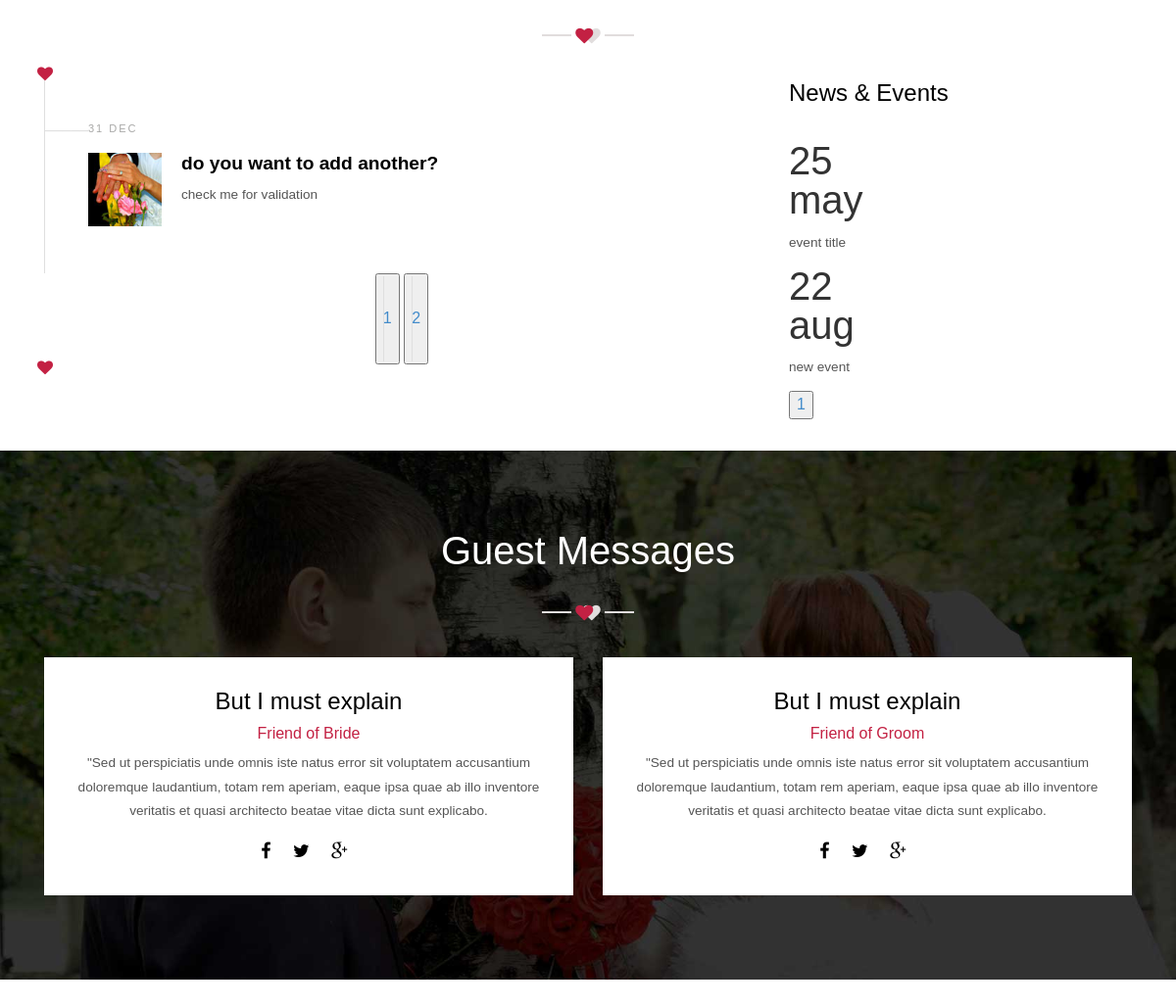
The app's page /?page2=2 (lower part), older data.
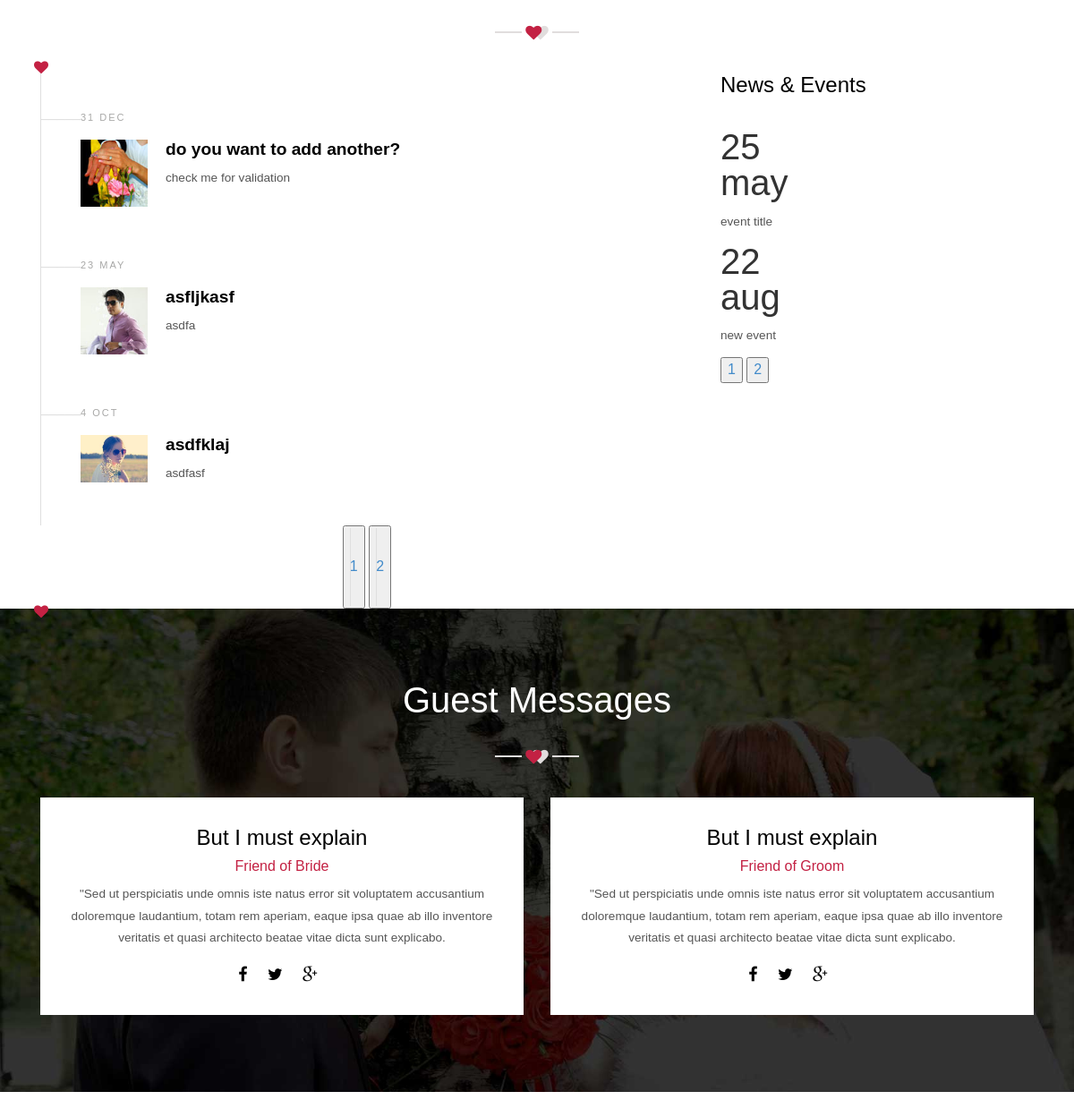
The same page, newer data.
### home/models.py (models this page shows, shortened)
class SuccessStory(models.Model):
    story_name = models.CharField(max_length=50)
    date = models.CharField(max_length=25)
    story = models.TextField()
    image = models.ImageField(upload_to='images/',default='images/7.jpg')

class NewEvent(models.Model):
    eventname = models.CharField(max_length=100)
    date = models.CharField(max_length=15)

### home/views.py (the view)
# urls.py: path('',home,name='home'),
def home(request):
    eventlist = NewEvent.objects.all()
    storylist = SuccessStory.objects.all()
    events = Paginator(eventlist,2)
    stories = Paginator(storylist,3)
    page_number1 = request.GET.get('page1')
    try:
        event_obj = events.page(page_number1)
    except PageNotAnInteger:
        event_obj = events.page(1)
    except EmptyPage:
        event_obj = events.page(events.num_pages)
    page_number2 = request.GET.get('page2')
    try:
        story_obj = stories.page(page_number2)
    except PageNotAnInteger:
        story_obj = stories.page(1)
    except EmptyPage:
        story_obj = stories.page(stories.num_pages)
    context = {
        "events": event_obj,
        "stories": story_obj
    }
    return render(request,'index.html',context)

### home/templates/index.html (shortened to what this page needs)
{% load static %}
<!DOCTYPE HTML>
<html>
<head>
<link href="{% static 'css/bootstrap-3.1.1.min.css' %}" rel='stylesheet' type='text/css' />
<link href="{% static 'css/style.css'%}" rel='stylesheet' type='text/css' />
<link href="{% static 'css/font-awesome.css' %}" rel="stylesheet">
</head>
<body>
<div class="grid_2">
	<div class="container">
       	<div class="heart-divider">
			<span class="grey-line"></span>
			<i class="fa fa-heart pink-heart"></i>
			<i class="fa fa-heart grey-heart"></i>
			<span class="grey-line"></span>
        </div>
        <div class="row_1">
	     <div class="col-md-8 suceess_story">
	         <ul>
         {% for story in stories %}
         <li>
              <div class="suceess_story-date">
              <span class="entry-1">{{ story.date }}</span>
            </div>
            <div class="suceess_story-content-container">
              <figure class="suceess_story-content-featured-image">
                <img width="75" height="75" src="{{story.image.url}}" class="img-responsive" alt=""/>
                </figure>
              <div class="suceess_story-content-info">
                    <h4><a href="#">{{ story.story_name }}</a></h4>
                    <p>{{ story.story }}</p>
                  </div>
              </div>
          </li>
         {% endfor %}
          </ul>
          <center>
            <ul>
              {% for page in stories.paginator.page_range %}
                    <button ><li><a href="?page2={{ page }}">{{ page }}</a></li></button>
              {% endfor %}
            </ul>
          </center>
	    </div>
	    <div class="col-md-4 row_1-right">
	      <h3>News & Events</h3>
          {% for event in events %}
              <div class="box_1">
              <div class="extra-wrap">
              <div class="post-meta">
                <span class="day">
                <time datetime="2014-05-25T10:15:43+00:00">{{event.date}}</time>
                </span>
              </div>
              <div class="clearfix"> </div>
              <div class="post-content">{{event.eventname}}</div>
              </div>
          {% endfor %}
            <ul>
              {% for page in events.paginator.page_range %}
                    <button ><li><a href="?page1={{ page }}">{{ page }}</a></li></button>
              {% endfor %}
            </ul>
	        </div>
	     </div>
	   </div>
	  </div>
    </div>
    <div class="bg">
		<div class="container">
			<h3>Guest Messages</h3>
			<div class="heart-divider">
				<span class="grey-line"></span>
				<i class="fa fa-heart pink-heart"></i>
				<i class="fa fa-heart grey-heart"></i>
				<span class="grey-line"></span>
            </div>
            <div class="col-sm-6">
            	<div class="bg_left">
            		<h4>But I must explain</h4>
            		<h5>Friend of Bride</h5>
            		<p>"Sed ut perspiciatis unde omnis iste natus error sit voluptatem accusantium doloremque laudantium, totam rem aperiam, eaque ipsa quae ab illo inventore veritatis et quasi architecto beatae vitae dicta sunt explicabo.</p>
            	   <ul class="team-socials">
                    <li><a href="#"><span class="icon-social "><i class="fa fa-facebook"></i></span></a></li>
                    <li><a href="#"><span class="icon-social "><i class="fa fa-twitter"></i></span></a></li>
                    <li><a href="#"><span class="icon-social"><i class="fa fa-google-plus"></i></span></a></li>
                   </ul>
            	</div>
            </div>
            <div class="col-sm-6">
            	<div class="bg_left">
            		<h4>But I must explain</h4>
            		<h5>Friend of Groom</h5>
            		<p>"Sed ut perspiciatis unde omnis iste natus error sit voluptatem accusantium doloremque laudantium, totam rem aperiam, eaque ipsa quae ab illo inventore veritatis et quasi architecto beatae vitae dicta sunt explicabo.</p>
            	   <ul class="team-socials">
                    <li><a href="#"><span class="icon-social "><i class="fa fa-facebook"></i></span></a></li>
                    <li><a href="#"><span class="icon-social "><i class="fa fa-twitter"></i></span></a></li>
                    <li><a href="#"><span class="icon-social"><i class="fa fa-google-plus"></i></span></a></li>
                   </ul>
            	</div>
            </div>
            <div class="clearfix"> </div>
		</div>
	</div>

### home/static/css/style.css (style rules this page uses)
h4, h5, h6, h1, h2, h3 { margin-top: 0; }
ul, ol { margin: 0; }
p { margin: 0; }
html, body { font-family: 'Ubuntu', sans-serif; font-size: 100%; background:#fff; }
body a { transition:0.5s all; -webkit-transition:0.5s all; -moz-transition:0.5s all; -o-transition:0.5s all; -ms-transition:0.5s all; }
.heart-divider { height: 100%; width: 100%; margin:2em auto; text-align: center; }
.grey-line { width: 30px; height: 8px; display: inline-block; border-top: solid 2px #e1dddd; }
.pink-heart { color:#c32143; font-size: 18px; position: relative; z-index: 3; }
.grey-heart { color: #e1dddd; font-size: 18px; margin-left: -15px; position: relative; z-index: 2; }
.suceess_story { position: relative; }
.suceess_story:before, .suceess_story:after { content: "\f004"; color:#c32143; font-family: "FontAwesome"; position: absolute; left: 8px; top: -18px; z-index: 10; }
.suceess_story:before, .suceess_story:after { color:#c32143; }
.suceess_story ul { list-style-type: none; position: relative; margin: 0; padding: 0; }
.suceess_story ul li:first-child { padding-top: 2rem; }
.suceess_story ul li { padding-bottom: 2rem; position: relative; margin: 0; }
.suceess_story-date { line-height: 2; margin-bottom: 0.625rem; position: relative; }
.suceess_story-content-container, .suceess_story-date { margin-left: 2.813rem; }
.suceess_story-content-container { overflow: hidden; }
.suceess_story-content-featured-image { margin-right: 1.25rem; margin-bottom: 1rem; }
.suceess_story-date:before { content: "_____"; color: #DFDFDF; position: absolute; left: -44px; top: -4px; }
.suceess_story-content-featured-image, .suceess_story-content-featured-image img { float: left; }
.suceess_story ul li:after { bottom: 0; border-left: 1px solid; color: #DFDFDF; content: ""; position: absolute; top: 0; left: 0; height: 100%; }
.suceess_story:after { bottom: -15px; top: inherit; }
.entry-1 { color: #a8a8a7; font-size:11px; letter-spacing: 2px; margin: 0 0 1.25rem; text-transform: uppercase; }
.suceess_story-content-info h4 { font-weight:600; font-size:1.2em; }
.suceess_story-content-info h4 a { color:#000; }
.suceess_story-content-info p { color:#555; font-size:0.85em; line-height:1.8em; }
.extra-wrap { overflow: hidden; }
.post-meta span.day { font-size:40px; }
.row_1-right h3 { margin-bottom:1.5em; font-size:1.5em; color:#000; }
.post-meta { width: 20%; float: left; margin-right: 10%; }
.post-meta span { display: block; line-height: 1em; }
.post-content { color:#555; font-size: 0.85em; line-height:1.5em; margin:1em 0; }
.box_1 { margin-bottom:2em; }
.grid_2 { margin-bottom: 5em; }
.bg { background:url(../images/bg.jpg)no-repeat center top; background-size:cover; -webkit-background-size:cover; -moz-background-size:cover; -o-background-size:cover; min-height:540px; padding: 5em 0 0 0; }
.bg h3 { text-align: center; font-family: 'Oswald', sans-serif; font-size: 2.5em; color: #fff; margin-bottom: 0; font-weight: 500; }
.bg_left { background:#fff; padding:2em; text-align: center; }
.bg_left h4 { color:#000; font-size:1.5em; }
.team-socials { padding: 0; margin: 1em 0 0 0; list-style: none; }
.team-socials li { display: inline; padding: 0 9px; }
.team-socials li:first-child { padding-left: 0; }
.team-socials li a { color:#000; }
.team-socials li span { font-size: 18px; }
.bg_left p { color:#555; font-size:0.85em; line-height:1.8em; }
.bg_left h5 { color:#c32143; font-size:1em; }
ul { padding: 0; list-style: none; }
.headings h1, h2,h3,h4,h5,h6 { font-weight:400; }

Row changes from the older to the newer data that the page shows:
added SuccessStory: date "23 MAY", image (picture), story_name "asfljkasf", story "asdfa"
added SuccessStory: date "4 OCT", image (picture), story_name "asdfklaj", story "asdfasf"
Text that changed along with them:
new list line: "2"
